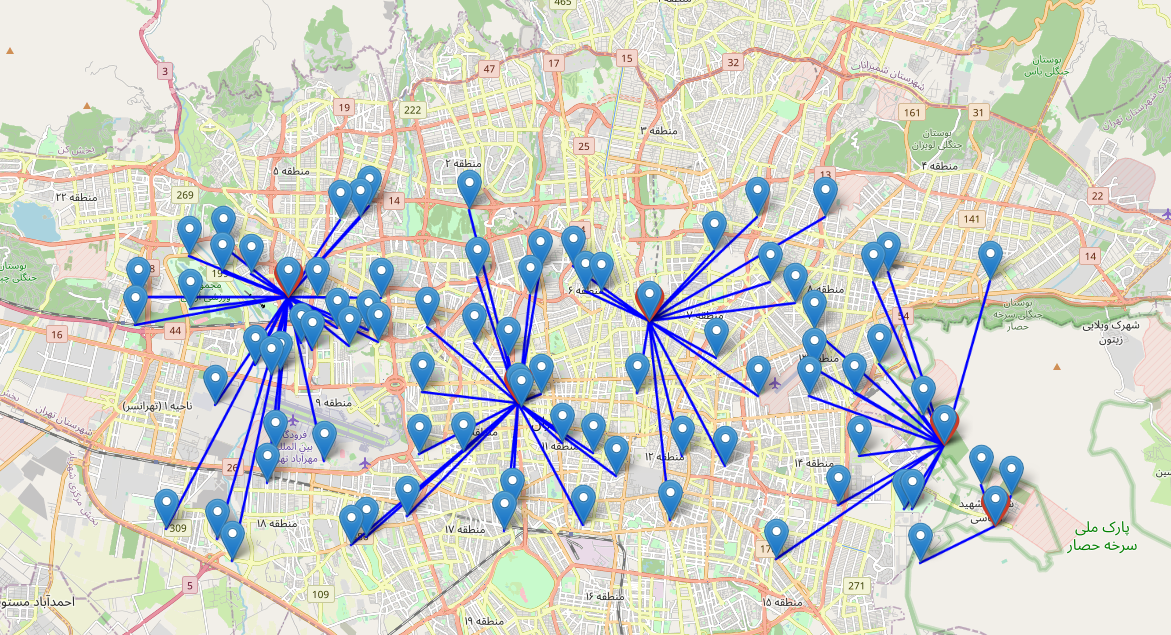

Write the Python code that produced this figure.
import random
import folium
from cluster_drawer import GeoPoint, Cluster, drawClusters

# Define the bounding box for Tehran (min_lat, max_lat, min_lng, max_lng)
tehran_bbox = (35.65, 35.75, 51.24, 51.55)

point_count = 80

dc_count = 5

def generate_random_coordinate(bbox):
    lat = random.uniform(bbox[0], bbox[1])
    lng = random.uniform(bbox[2], bbox[3])
    return GeoPoint(lat, lng)


points = [generate_random_coordinate(tehran_bbox) for i in range(point_count)]
dcs = [generate_random_coordinate(tehran_bbox) for i in range(dc_count)]


###p2p clusters

p2p_clusters = []
for i in range(int(point_count/2)):
    cluster = Cluster("cluster" + str(i))
    cluster.setCenter(points[i])
    cluster.addPoint(points[i])
    cluster.addPoint(points[i + int(point_count/2)])
    p2p_clusters.append(cluster)

grouped_clusters = []
for dc in dcs:
    dc_cluster = Cluster("dc_cluster")
    dc_cluster.setCenter(dc)
    grouped_clusters.append(dc_cluster)

for p in points:
    candidateCluster = grouped_clusters[0]
    for c in grouped_clusters:
        if p.getDistance(c.getCenter()) < candidateCluster.getCenter().getDistance(p):
            candidateCluster = c
    
    candidateCluster.addPoint(p)
    

map_center = GeoPoint((tehran_bbox[0] + tehran_bbox[1]) / 2, (tehran_bbox[2] + tehran_bbox[3]) / 2)        
map_obj = folium.Map(location=map_center.toTuple(), zoom_start=12)

for dc in dcs:
    folium.Marker(location=dc.toTuple(), icon=folium.Icon(color="red")).add_to(map_obj)

drawClusters(p2p_clusters, map_obj, name="p2p")

map_obj = folium.Map(location=map_center.toTuple(), zoom_start=12)

for dc in dcs:
    folium.Marker(location=dc.toTuple(), icon=folium.Icon(color="red")).add_to(map_obj)

drawClusters(grouped_clusters, map_obj, name="cluster")
